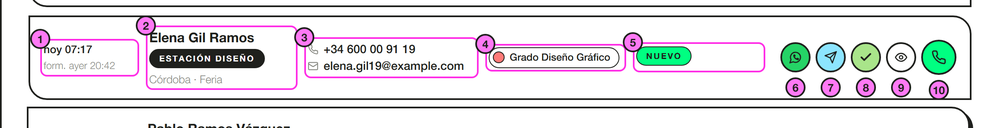
#> input picture docs/manual/capturas/fila.png, 1000 x 128 px, shrunk from 2386 x 306 before the run
$ python recortes.py
#> lines starting #> are read from the running program, lines starting #| are printed output that depends on the picture
# Parte la fila de Elena en dos mitades legibles (capítulo 4). Después de fase-a.cjs.
from PIL import Image
im = Image.open('capturas/fila.png'); w, h = im.size
#> further down, im is the input picture: PIL image 1000x128 RGB; mean R, G, B 226, 223.7, 227.1
#> after `w, h = im.size`: w = 1000; h = 128
cut = int(w * 0.485)
#> cut = 485
im.crop((0, 0, cut - 34, h - 52)).save('capturas/fila-a.png')
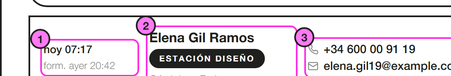
#> saved as fila-a.png: PIL image 451x76 RGB; mean R, G, B 220, 211.5, 218.8
im.crop((cut - 10, 0, w, h)).save('capturas/fila-b.png')
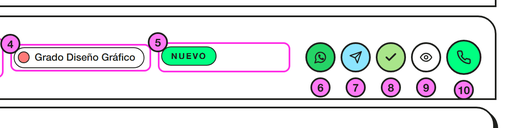
#> saved as fila-b.png: PIL image 525x128 RGB; mean R, G, B 224.7, 226.8, 227.8
print('fila-a y fila-b')

$ run again, with docs/manual/capturas/actividad.png copied over docs/manual/capturas/fila.png
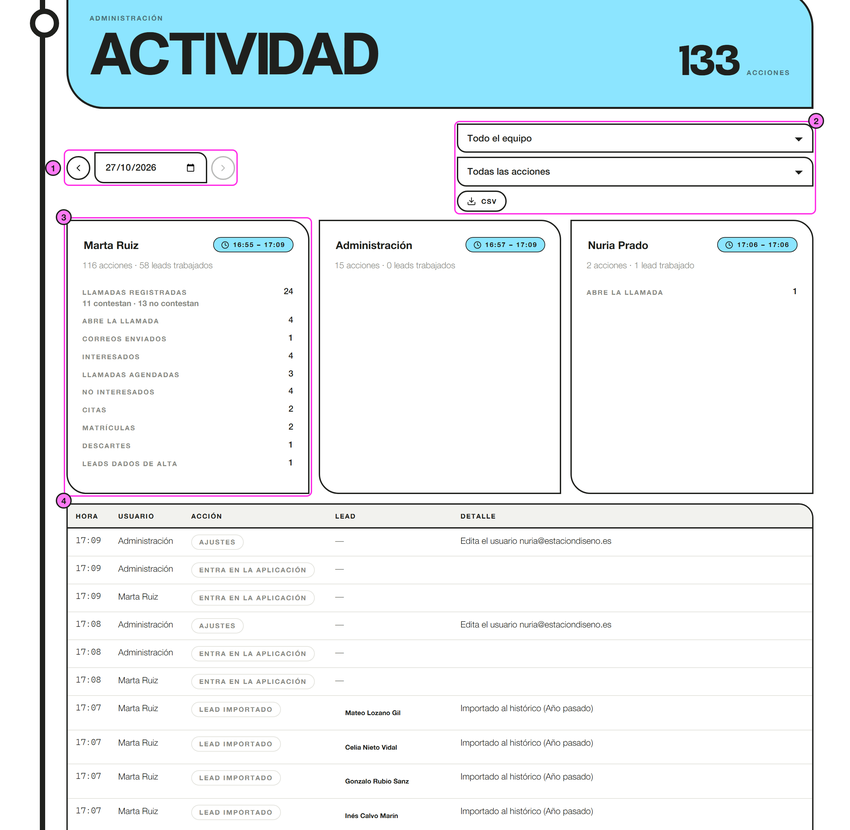
#> input picture docs/manual/capturas/actividad.png, 850 x 830 px, shrunk from 2560 x 2500 before the run
#> im is the input picture: PIL image 850x830 RGB; mean R, G, B 232.1, 240.6, 243.8
#> `im.crop((0, 0, cut - 34, h - 52)).save('capturas/fila-a.png')`:
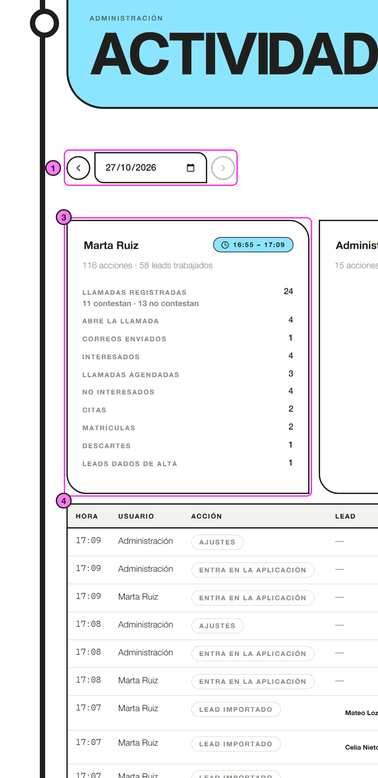
#> saved as fila-a.png: PIL image 378x778 RGB; mean R, G, B 228.7, 235.5, 238.8
#> `im.crop((cut - 10, 0, w, h)).save('capturas/fila-b.png')`:
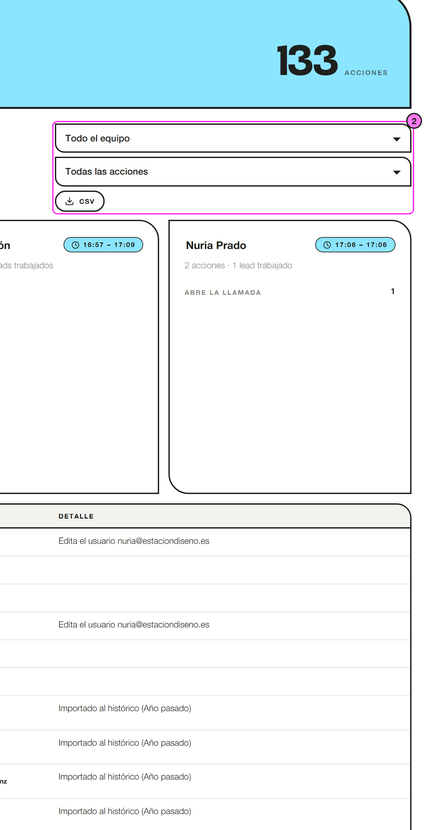
#> saved as fila-b.png: PIL image 448x830 RGB; mean R, G, B 234, 243.9, 247.4

$ run again, with docs/manual/capturas/agendadas.png copied over docs/manual/capturas/fila.png
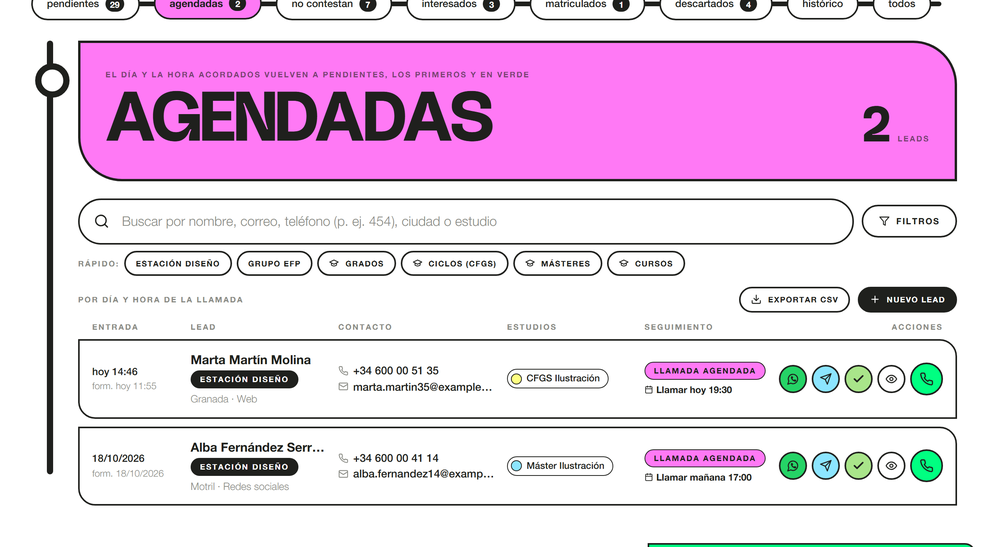
#> input picture docs/manual/capturas/agendadas.png, 1000 x 547 px, shrunk from 2560 x 1400 before the run
#> im is the input picture: PIL image 1000x547 RGB; mean R, G, B 232.2, 206.7, 230.7
#> `im.crop((0, 0, cut - 34, h - 52)).save('capturas/fila-a.png')`:
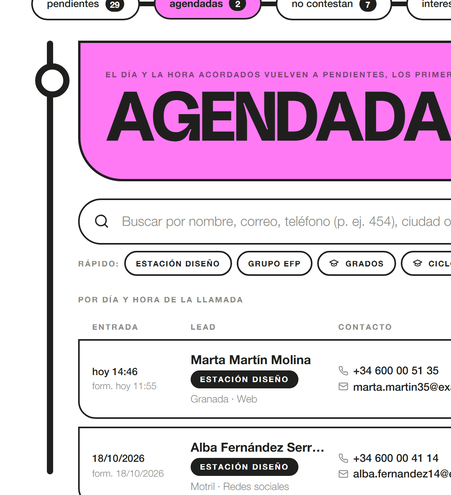
#> saved as fila-a.png: PIL image 451x495 RGB; mean R, G, B 225.5, 201, 223.5
#> `im.crop((cut - 10, 0, w, h)).save('capturas/fila-b.png')`:
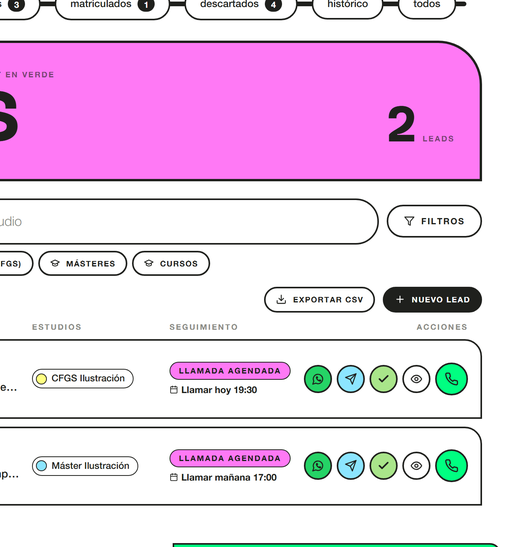
#> saved as fila-b.png: PIL image 525x547 RGB; mean R, G, B 236.1, 207.8, 235.1
